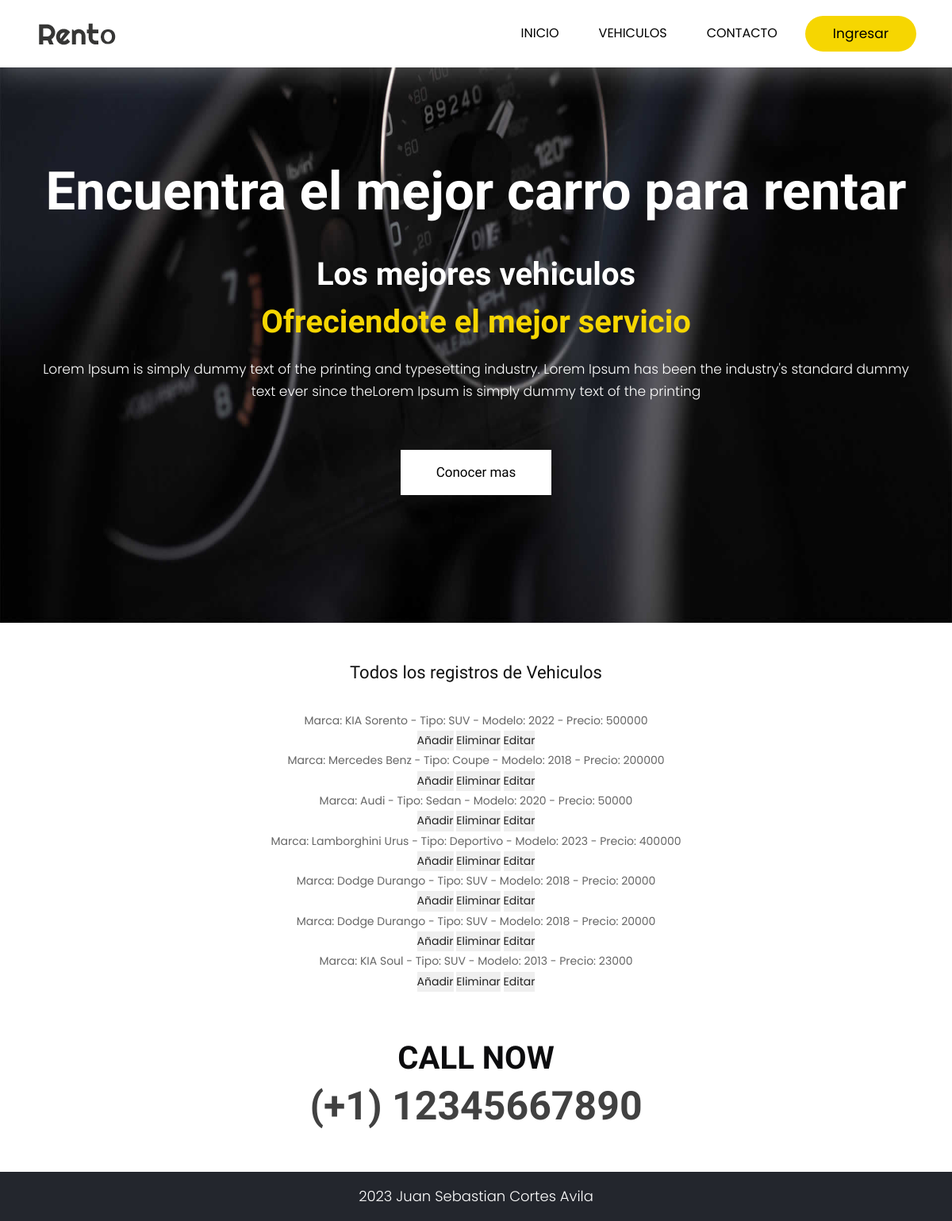
/AppFinal/administradorvehiculo/, run on an earlier commit of the app's database.
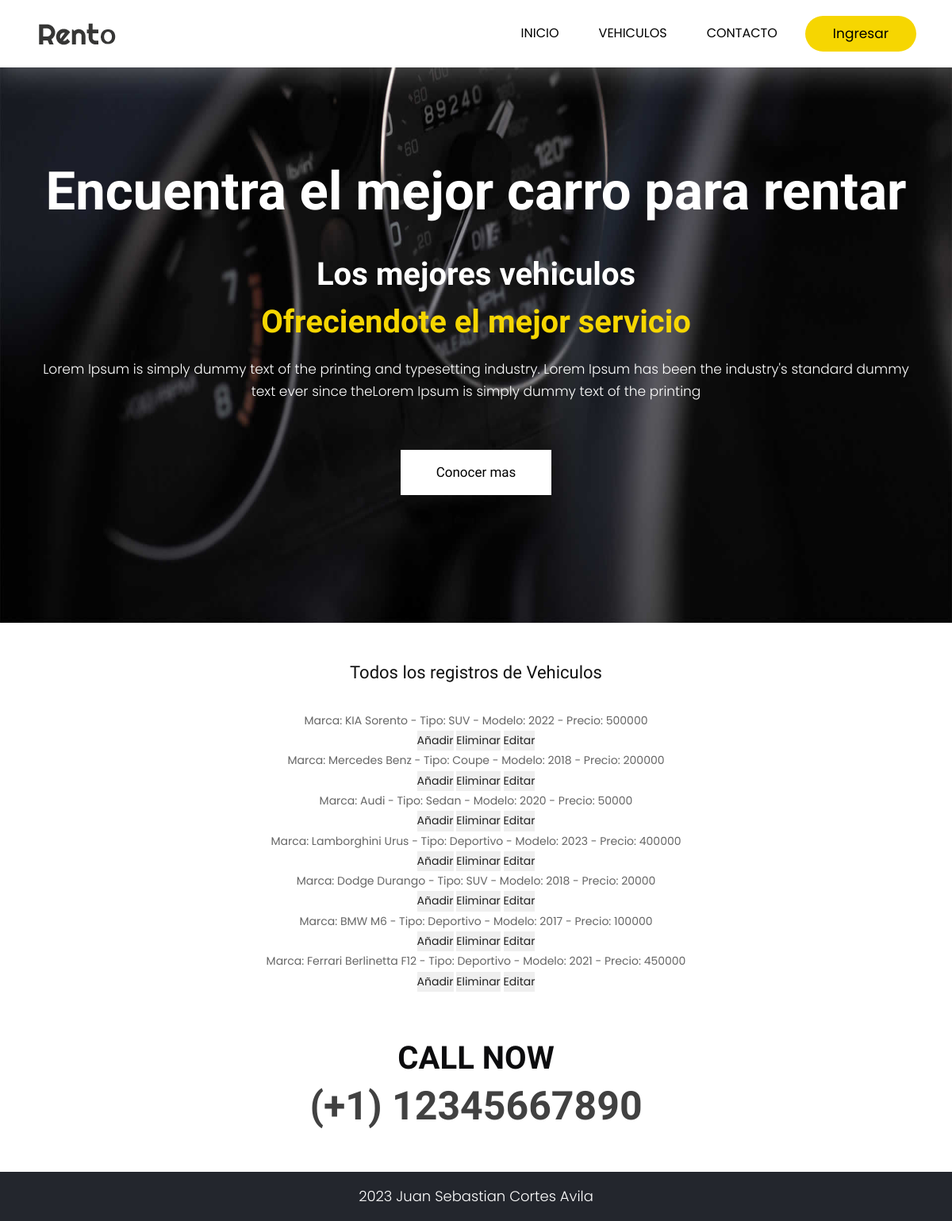
And on a later commit of the database.
### AppFinal/models.py (models this page shows)
class Vehiculos(models.Model):
    marca= models.CharField(max_length=40)
    tipo = models.CharField(max_length=40)
    modelo= models.IntegerField()
    precio= models.IntegerField()
    def __str__(self):
        return f"Marca: {self.marca} - Tipo: {self.tipo} - Modelo: {self.modelo} - Precio: {self.precio}"

### AppFinal/views.py (the view)
# urls.py: path('administradorvehiculo/', views.leerVehiculos, name="admin_vehicle"),
def leerVehiculos(request):
    vehiculo = Vehiculos.objects.all()
    contexto = {"vehiculo":vehiculo}
    return render(request, "AppFinal/administrador_vehiculo.html", contexto)

### AppFinal/templates/AppFinal/administrador_vehiculo.html
{% extends "AppFinal/padre.html" %}
{% load static %}
{% block ContenidoCambiante %}
<br>
<br>
<center><div>
    <h2>Todos los registros de Vehiculos</h2>
    <br>
{% for p in vehiculo %}
    <li>{{p}}</li>
    <button>
        <a href="{% url 'Vehiculos' %}">Añadir</a>
    </button>
    <button>
        <a href="{% url 'delete_vehicle' p.marca %}"> Eliminar </a>
    </button>
    <button>
        <a href="{% url 'edit_vehicle' p.marca %}"> Editar </a>
    </button>
{% endfor %}
</div></center>
{% endblock %}

What changed in the data, as far as the page shows it:
removed Vehiculos: marca+tipo+modelo "Marca: Dodge Durango - Tipo: SUV - Modelo: 2018 - Precio: 20000"
removed Vehiculos: marca+tipo+modelo "Marca: KIA Soul - Tipo: SUV - Modelo: 2013 - Precio: 23000"
added Vehiculos: marca+tipo+modelo "Marca: BMW M6 - Tipo: Deportivo - Modelo: 2017 - Precio: 100000"
added Vehiculos: marca+tipo+modelo "Marca: Ferrari Berlinetta F12 - Tipo: Deportivo - Modelo: 2021 - Precio: 450000"
